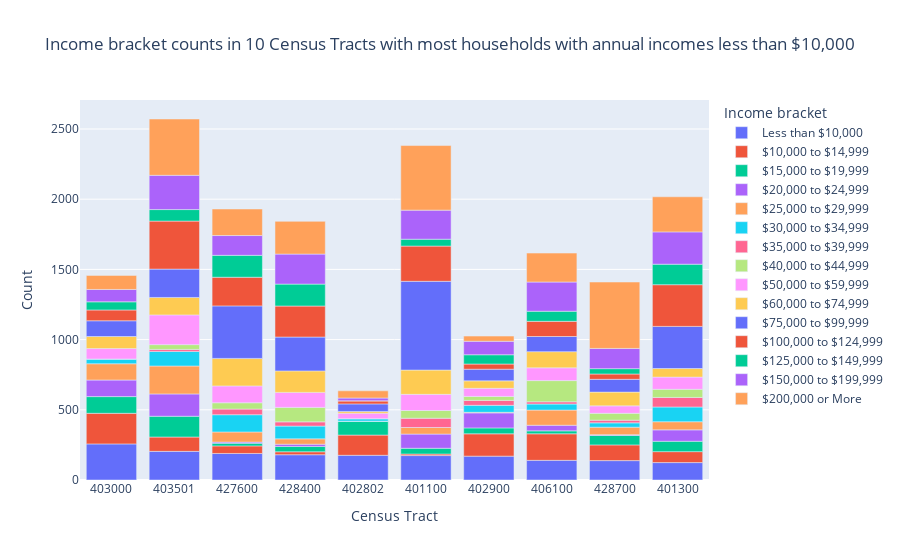

Notebook code for this chart:
### Code cell
fig = px.bar(income_long, x="Census Tract", y="value", color="variable", 
            labels={
                     "value": "Count",
                     "variable": "Income bracket",
                 },
                title="Income bracket counts in 10 Census Tracts with most households with annual incomes less than $10,000")

fig.show()

### Figure 1 — Plotly figure (JSON) as saved in the notebook; plotly's stock layout.template omitted (floating-point values rounded to 4 significant figures)
{"data": [{"alignmentgroup": "True", "hovertemplate": "Income bracket=Less than $10,000<br>Census Tract=%{x}<br>Count=%{y}<extra></extra>", "legendgroup": "Less than $10,000", "marker": {"color": "#636efa", "pattern": {"shape": ""}}, "name": "Less than $10,000", "offsetgroup": "Less than $10,000", "orientation": "v", "showlegend": true, "textposition": "auto", "type": "bar", "x": ["403000", "403501", "427600", "428400", "402802", "401100", "402900", "406100", "428700", "401300"], "xaxis": "x", "y": [257, 204, 189, 180, 176, 174, 170, 140, 138, 124], "yaxis": "y"}, {"alignmentgroup": "True", "hovertemplate": "Income bracket=$10,000 to $14,999<br>Census Tract=%{x}<br>Count=%{y}<extra></extra>", "legendgroup": "$10,000 to $14,999", "marker": {"color": "#EF553B", "pattern": {"shape": ""}}, "name": "$10,000 to $14,999", "offsetgroup": "$10,000 to $14,999", "orientation": "v", "showlegend": true, "textposition": "auto", "type": "bar", "x": ["403000", "403501", "427600", "428400", "402802", "401100", "402900", "406100", "428700", "401300"], "xaxis": "x", "y": [218, 102, 54, 21, 144, 11, 159, 189, 112, 78], "yaxis": "y"}, {"alignmentgroup": "True", "hovertemplate": "Income bracket=$15,000 to $19,999<br>Census Tract=%{x}<br>Count=%{y}<extra></extra>", "legendgroup": "$15,000 to $19,999", "marker": {"color": "#00cc96", "pattern": {"shape": ""}}, "name": "$15,000 to $19,999", "offsetgroup": "$15,000 to $19,999", "orientation": "v", "showlegend": true, "textposition": "auto", "type": "bar", "x": ["403000", "403501", "427600", "428400", "402802", "401100", "402900", "406100", "428700", "401300"], "xaxis": "x", "y": [119, 148, 19, 38, 99, 41, 42, 21, 67, 74], "yaxis": "y"}, {"alignmentgroup": "True", "hovertemplate": "Income bracket=$20,000 to $24,999<br>Census Tract=%{x}<br>Count=%{y}<extra></extra>", "legendgroup": "$20,000 to $24,999", "marker": {"color": "#ab63fa", "pattern": {"shape": ""}}, "name": "$20,000 to $24,999", "offsetgroup": "$20,000 to $24,999", "orientation": "v", "showlegend": true, "textposition": "auto", "type": "bar", "x": ["403000", "403501", "427600", "428400", "402802", "401100", "402900", "406100", "428700", "401300"], "xaxis": "x", "y": [118, 159, 8, 16, 0, 101, 107, 40, 6, 81], "yaxis": "y"}, {"alignmentgroup": "True", "hovertemplate": "Income bracket=$25,000 to $29,999<br>Census Tract=%{x}<br>Count=%{y}<extra></extra>", "legendgroup": "$25,000 to $29,999", "marker": {"color": "#FFA15A", "pattern": {"shape": ""}}, "name": "$25,000 to $29,999", "offsetgroup": "$25,000 to $29,999", "orientation": "v", "showlegend": true, "textposition": "auto", "type": "bar", "x": ["403000", "403501", "427600", "428400", "402802", "401100", "402900", "406100", "428700", "401300"], "xaxis": "x", "y": [116, 199, 72, 38, 0, 47, 4, 108, 53, 58], "yaxis": "y"}, {"alignmentgroup": "True", "hovertemplate": "Income bracket=$30,000 to $34,999<br>Census Tract=%{x}<br>Count=%{y}<extra></extra>", "legendgroup": "$30,000 to $34,999", "marker": {"color": "#19d3f3", "pattern": {"shape": ""}}, "name": "$30,000 to $34,999", "offsetgroup": "$30,000 to $34,999", "orientation": "v", "showlegend": true, "textposition": "auto", "type": "bar", "x": ["403000", "403501", "427600", "428400", "402802", "401100", "402900", "406100", "428700", "401300"], "xaxis": "x", "y": [34, 104, 123, 91, 18, 0, 50, 43, 31, 105], "yaxis": "y"}, {"alignmentgroup": "True", "hovertemplate": "Income bracket=$35,000 to $39,999<br>Census Tract=%{x}<br>Count=%{y}<extra></extra>", "legendgroup": "$35,000 to $39,999", "marker": {"color": "#FF6692", "pattern": {"shape": ""}}, "name": "$35,000 to $39,999", "offsetgroup": "$35,000 to $39,999", "orientation": "v", "showlegend": true, "textposition": "auto", "type": "bar", "x": ["403000", "403501", "427600", "428400", "402802", "401100", "402900", "406100", "428700", "401300"], "xaxis": "x", "y": [0, 14, 40, 30, 0, 66, 35, 16, 19, 68], "yaxis": "y"}, {"alignmentgroup": "True", "hovertemplate": "Income bracket=$40,000 to $44,999<br>Census Tract=%{x}<br>Count=%{y}<extra></extra>", "legendgroup": "$40,000 to $44,999", "marker": {"color": "#B6E880", "pattern": {"shape": ""}}, "name": "$40,000 to $44,999", "offsetgroup": "$40,000 to $44,999", "orientation": "v", "showlegend": true, "textposition": "auto", "type": "bar", "x": ["403000", "403501", "427600", "428400", "402802", "401100", "402900", "406100", "428700", "401300"], "xaxis": "x", "y": [0, 34, 45, 103, 0, 55, 28, 151, 49, 58], "yaxis": "y"}, {"alignmentgroup": "True", "hovertemplate": "Income bracket=$50,000 to $59,999<br>Census Tract=%{x}<br>Count=%{y}<extra></extra>", "legendgroup": "$50,000 to $59,999", "marker": {"color": "#FF97FF", "pattern": {"shape": ""}}, "name": "$50,000 to $59,999", "offsetgroup": "$50,000 to $59,999", "orientation": "v", "showlegend": true, "textposition": "auto", "type": "bar", "x": ["403000", "403501", "427600", "428400", "402802", "401100", "402900", "406100", "428700", "401300"], "xaxis": "x", "y": [74, 212, 120, 107, 39, 115, 58, 91, 53, 87], "yaxis": "y"}, {"alignmentgroup": "True", "hovertemplate": "Income bracket=$60,000 to $74,999<br>Census Tract=%{x}<br>Count=%{y}<extra></extra>", "legendgroup": "$60,000 to $74,999", "marker": {"color": "#FECB52", "pattern": {"shape": ""}}, "name": "$60,000 to $74,999", "offsetgroup": "$60,000 to $74,999", "orientation": "v", "showlegend": true, "textposition": "auto", "type": "bar", "x": ["403000", "403501", "427600", "428400", "402802", "401100", "402900", "406100", "428700", "401300"], "xaxis": "x", "y": [86, 124, 196, 153, 12, 173, 53, 115, 98, 61], "yaxis": "y"}, {"alignmentgroup": "True", "hovertemplate": "Income bracket=$75,000 to $99,999<br>Census Tract=%{x}<br>Count=%{y}<extra></extra>", "legendgroup": "$75,000 to $99,999", "marker": {"color": "#636efa", "pattern": {"shape": ""}}, "name": "$75,000 to $99,999", "offsetgroup": "$75,000 to $99,999", "orientation": "v", "showlegend": true, "textposition": "auto", "type": "bar", "x": ["403000", "403501", "427600", "428400", "402802", "401100", "402900", "406100", "428700", "401300"], "xaxis": "x", "y": [112, 202, 374, 241, 54, 632, 83, 108, 91, 300], "yaxis": "y"}, {"alignmentgroup": "True", "hovertemplate": "Income bracket=$100,000 to $124,999<br>Census Tract=%{x}<br>Count=%{y}<extra></extra>", "legendgroup": "$100,000 to $124,999", "marker": {"color": "#EF553B", "pattern": {"shape": ""}}, "name": "$100,000 to $124,999", "offsetgroup": "$100,000 to $124,999", "orientation": "v", "showlegend": true, "textposition": "auto", "type": "bar", "x": ["403000", "403501", "427600", "428400", "402802", "401100", "402900", "406100", "428700", "401300"], "xaxis": "x", "y": [77, 342, 204, 221, 22, 251, 37, 108, 38, 297], "yaxis": "y"}, {"alignmentgroup": "True", "hovertemplate": "Income bracket=$125,000 to $149,999<br>Census Tract=%{x}<br>Count=%{y}<extra></extra>", "legendgroup": "$125,000 to $149,999", "marker": {"color": "#00cc96", "pattern": {"shape": ""}}, "name": "$125,000 to $149,999", "offsetgroup": "$125,000 to $149,999", "orientation": "v", "showlegend": true, "textposition": "auto", "type": "bar", "x": ["403000", "403501", "427600", "428400", "402802", "401100", "402900", "406100", "428700", "401300"], "xaxis": "x", "y": [58, 82, 156, 156, 0, 49, 66, 72, 38, 146], "yaxis": "y"}, {"alignmentgroup": "True", "hovertemplate": "Income bracket=$150,000 to $199,999<br>Census Tract=%{x}<br>Count=%{y}<extra></extra>", "legendgroup": "$150,000 to $199,999", "marker": {"color": "#ab63fa", "pattern": {"shape": ""}}, "name": "$150,000 to $199,999", "offsetgroup": "$150,000 to $199,999", "orientation": "v", "showlegend": true, "textposition": "auto", "type": "bar", "x": ["403000", "403501", "427600", "428400", "402802", "401100", "402900", "406100", "428700", "401300"], "xaxis": "x", "y": [88, 244, 141, 214, 20, 207, 96, 208, 144, 230], "yaxis": "y"}, {"alignmentgroup": "True", "hovertemplate": "Income bracket=$200,000 or More<br>Census Tract=%{x}<br>Count=%{y}<extra></extra>", "legendgroup": "$200,000 or More", "marker": {"color": "#FFA15A", "pattern": {"shape": ""}}, "name": "$200,000 or More", "offsetgroup": "$200,000 or More", "orientation": "v", "showlegend": true, "textposition": "auto", "type": "bar", "x": ["403000", "403501", "427600", "428400", "402802", "401100", "402900", "406100", "428700", "401300"], "xaxis": "x", "y": [100, 401, 189, 233, 51, 460, 37, 206, 473, 250], "yaxis": "y"}], "layout": {"autosize": true, "barmode": "relative", "legend": {"title": {"text": "Income bracket"}, "tracegroupgap": 0}, "title": {"text": "Income bracket counts in 10 Census Tracts with most households with annual incomes less than $10,000"}, "xaxis": {"anchor": "y", "autorange": true, "domain": [0, 1], "range": [-0.5, 9.5], "title": {"text": "Census Tract"}, "type": "category"}, "yaxis": {"anchor": "x", "autorange": true, "domain": [0, 1], "range": [0, 2706.0], "title": {"text": "Count"}, "type": "linear"}}}
